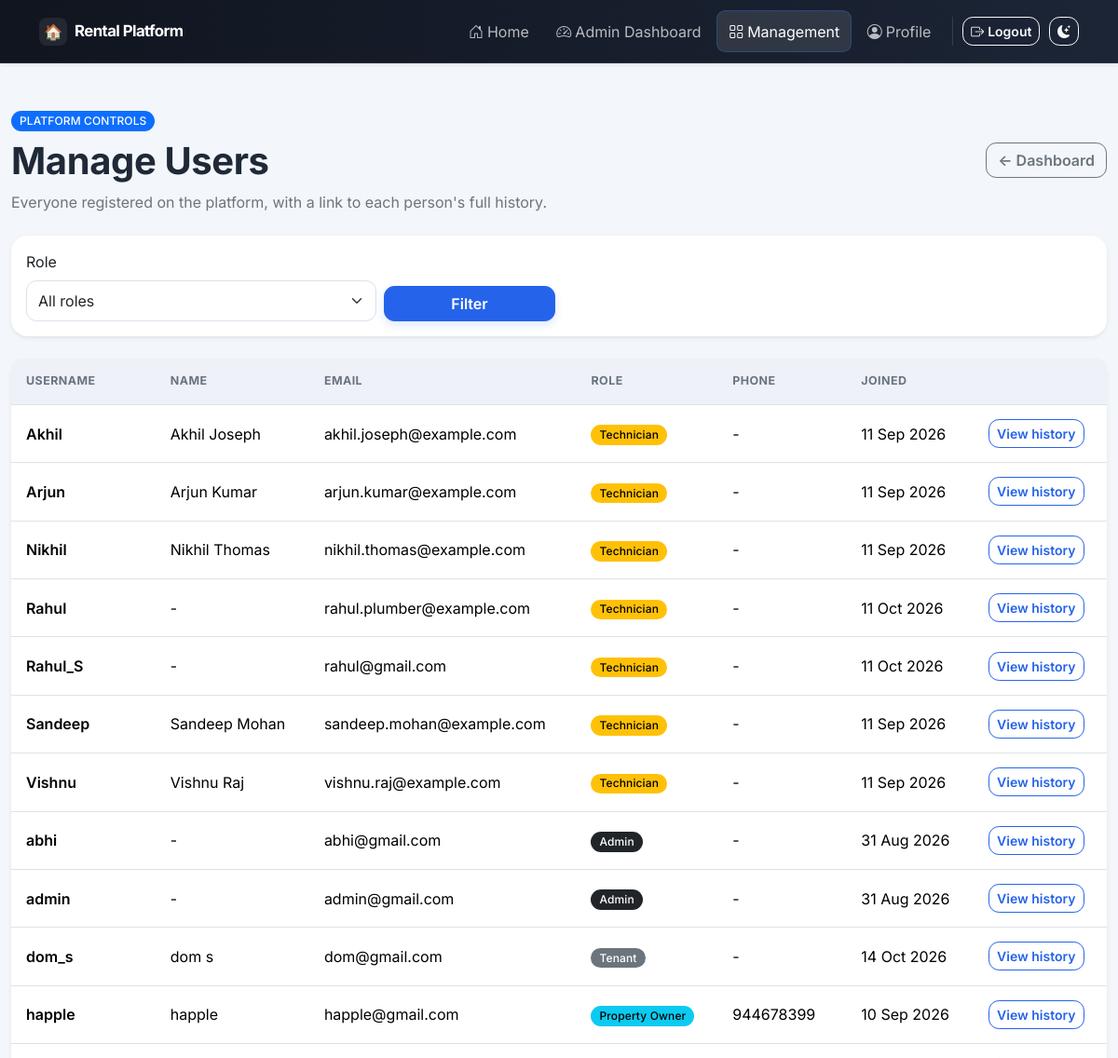
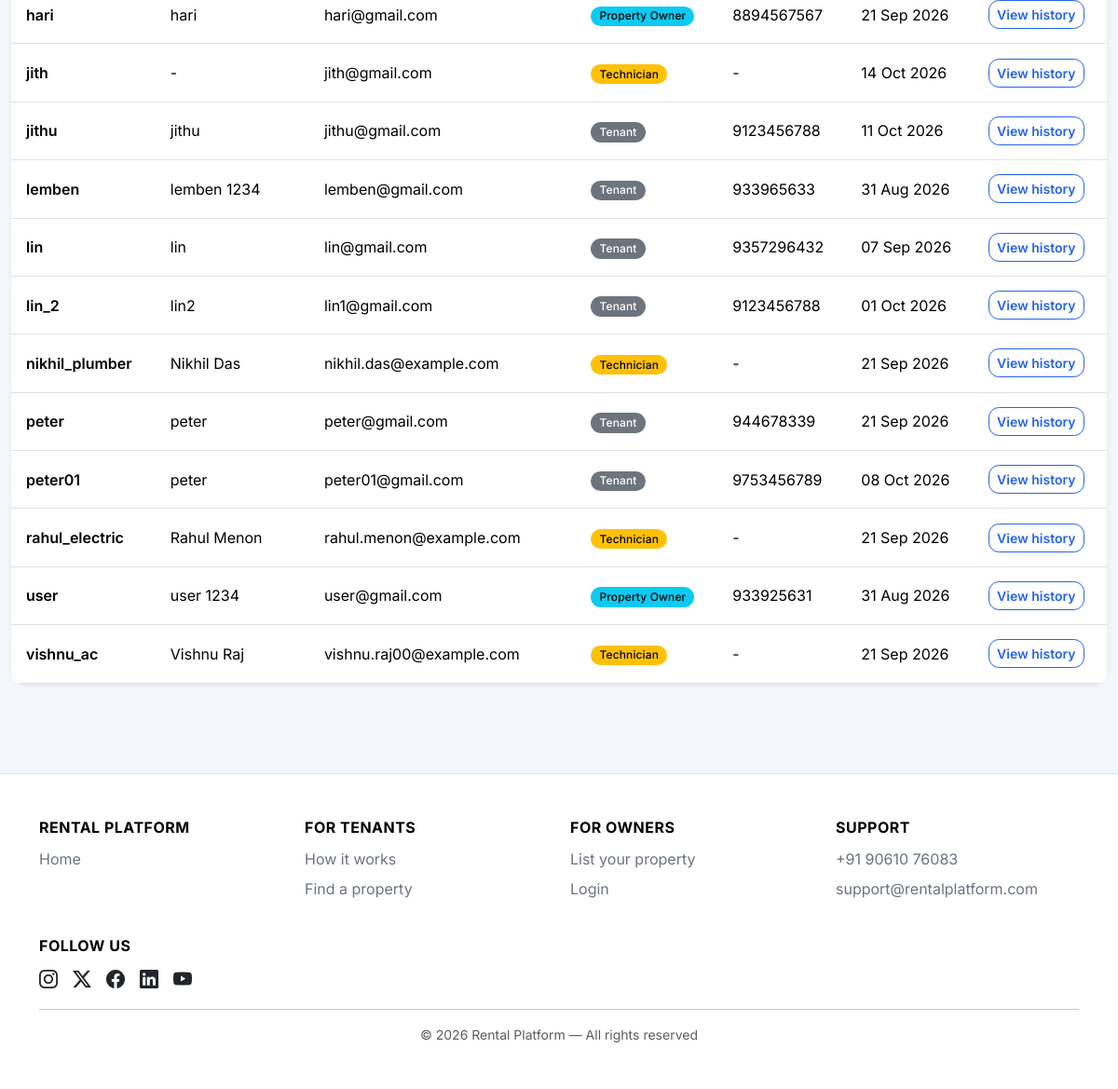
Page /admin-dashboard/users/ (signed in) on the committed database (2 pictures, top to bottom).
### accounts/models.py (models this page shows, shortened)
class User(AbstractUser):
    class Role(models.TextChoices):
        ADMIN = "ADMIN", "Admin"
        OWNER = "OWNER", "Property Owner"
        TENANT = "TENANT", "Tenant"
        TECHNICIAN = "TECHNICIAN", "Technician"
    email = models.EmailField(unique=True)
    phone = models.CharField(max_length=15, blank=True)
    profile_image = models.ImageField(upload_to="profiles/", blank=True, null=True)
    role = models.CharField(max_length=10, choices=Role.choices, default=Role.TENANT)

### core/views.py (the view)
# urls.py: path("admin-dashboard/users/", views.admin_users, name="admin_users"),
@login_required
def admin_users(request):
    if not _admin_only(request):
        messages.error(request, "Admin access is required.")
        return redirect("accounts:dashboard")
    users = User.objects.all().order_by("username")
    role = request.GET.get("role", "").strip()
    if role in dict(User.Role.choices):
        users = users.filter(role=role)
    return render(request, "core/admin_users.html", {
        "users": users,
        "roles": User.Role.choices,
        "selected_role": role,
    })

### core/views.py (called while the page is built)
def _admin_only(request):
    return request.user.is_authenticated and (request.user.is_superuser or request.user.role == User.Role.ADMIN)

### templates/core/admin_users.html (shortened to what this page needs)
{% extends "base.html" %}
{% block content %}
<div class="container py-5">
  <div class="d-flex flex-wrap justify-content-between align-items-center gap-3 mb-4">
    <div>
      <span class="badge text-bg-primary">PLATFORM CONTROLS</span>
      <h1 class="fw-bold mt-2">Manage Users</h1>
      <p class="text-secondary mb-0">Everyone registered on the platform, with a link to each person's full history.</p>
    </div>
    <a class="btn btn-outline-secondary" href="{% url 'core:admin_dashboard' %}">&larr; Dashboard</a>
  </div>
  <form class="card border-0 shadow-sm p-3 mb-4" method="get">
    <div class="row g-2 align-items-end">
      <div class="col-md-4">
        <label class="form-label">Role</label>
        <select name="role" class="form-select">
          <option value="">All roles</option>
        </select>
      </div>
      <div class="col-md-2"><button class="btn btn-primary w-100">Filter</button></div>
    </div>
  </form>
  <div class="card border-0 shadow-sm">
    <div class="table-responsive">
      <table class="table align-middle mb-0">
        <thead>
          <tr><th>Username</th><th>Name</th><th>Email</th><th>Role</th><th>Phone</th><th>Joined</th><th></th></tr>
        </thead>
        <tbody>
          {% for account in users %}
          <tr>
            <td class="fw-semibold">{{ account.username }}</td>
            <td>{{ account.get_full_name|default:"-" }}</td>
            <td>{{ account.email }}</td>
            <td>
              <span class="badge {% if account.role == 'ADMIN' %}text-bg-dark{% elif account.role == 'OWNER' %}text-bg-info{% elif account.role == 'TECHNICIAN' %}text-bg-warning{% else %}text-bg-secondary{% endif %}">
                {{ account.get_role_display }}
              </span>
            </td>
            <td>{{ account.phone|default:"-" }}</td>
            <td>{{ account.date_joined|date:"d M Y" }}</td>
            <td><a class="btn btn-sm btn-outline-primary" href="{% url 'core:admin_user_detail' account.pk %}">View history</a></td>
          </tr>
          {% empty %}
          <tr><td colspan="7" class="text-center text-secondary py-5">No users found.</td></tr>
          {% endfor %}
        </tbody>
      </table>
    </div>
  </div>
</div>
{% endblock %}

### static/css/style.css (style rules this page uses)
:root { --brand-primary: #2f6feb; --brand-primary-dark: #244fb0; --brand-accent: #10b981; --brand-warning: #f59e0b; --brand-danger: #ef4444; --brand-bg: #f6f8fb; --brand-card-border: #e7ebf1; --brand-text: #1f2937; --brand-text-muted: #6b7280; --brand-surface: #ffffff; --brand-surface-alt: #eef2f8; --brand-hero-start: #eaf1ff; --brand-hero-middle: #f5faff; --brand-hero-end: #ffffff; --radius-lg: 1rem; --radius-md: 0.65rem; --shadow-soft: 0 4px 16px rgba(17, 24, 39, 0.06); --shadow-hover: 0 10px 24px rgba(17, 24, 39, 0.12); }
body { min-height: 100vh; background-color: var(--brand-bg); color: var(--brand-text); font-family: "Inter", -apple-system, BlinkMacSystemFont, "Segoe UI", Roboto, sans-serif; }
h1, h2, h3, h4, h5, h6 { font-family: "Inter", -apple-system, BlinkMacSystemFont, "Segoe UI", Roboto, sans-serif; letter-spacing: -0.01em; }
.btn { border-radius: var(--radius-md); font-weight: 500; transition: transform 0.12s ease, box-shadow 0.12s ease, background-color 0.12s ease, border-color 0.12s ease; }
.btn-primary { background-color: var(--brand-primary); border-color: var(--brand-primary); }
.btn-outline-primary { color: var(--brand-primary); border-color: var(--brand-primary); }
.btn-outline-secondary, .btn-outline-danger, .btn-outline-light { font-weight: 500; }
.card { border-radius: var(--radius-lg); border: 1px solid var(--brand-card-border); box-shadow: var(--shadow-soft); transition: box-shadow 0.15s ease, transform 0.15s ease; }
form input, form select, form textarea { width: 100%; padding: 10px 12px; border: 1px solid var(--bs-border-color); border-radius: var(--radius-md); background-color: var(--bs-body-bg); color: var(--bs-body-color); }
.table { border-radius: var(--radius-md); overflow: hidden; }
.table td { vertical-align: middle; }
.table thead { --bs-table-bg: var(--brand-surface-alt); }
.badge { border-radius: 999px; font-weight: 500; padding: 0.4em 0.75em; }
:root { --brand-primary: #2563eb; --brand-primary-dark: #1d4ed8; --brand-accent: #0f9f8f; --brand-bg: #f3f6fb; --brand-card-border: #e3e9f2; --radius-lg: 1.1rem; --shadow-soft: 0 8px 26px rgba(15, 23, 42, .055); --shadow-hover: 0 16px 34px rgba(15, 23, 42, .11); }
main > .container { max-width: 1240px; }
.card, .workflow-card, .hero-panel, .empty-state-card { border-radius: var(--radius-lg) !important; }
.card { border: 1px solid var(--brand-card-border); box-shadow: var(--shadow-soft); }
.btn { border-radius: .7rem; font-weight: 600; transition: transform .16s ease, box-shadow .16s ease, background .16s ease; }
.btn-primary { box-shadow: 0 4px 10px rgba(37, 99, 235, .15); }
.form-control, .form-select { min-height: 44px; border-radius: .7rem; border-color: #d9e1ec; }
.table thead th { background: var(--brand-surface-alt); color: var(--brand-text-muted); font-size: .78rem; font-weight: 700; letter-spacing: .035em; text-transform: uppercase; white-space: nowrap; }
.table > :not(caption) > * > * { padding: .95rem 1rem; }
.badge { letter-spacing: .01em; }

### rows in the picture
User: username "Akhil", get_full_name "Akhil Joseph", email "akhil.joseph@example.com", role "Technician", phone "-", date_joined "11 Sep 2026"
User: username "Arjun", get_full_name "Arjun Kumar", email "arjun.kumar@example.com", role "Technician", phone "-", date_joined "11 Sep 2026"
User: username "Nikhil", get_full_name "Nikhil Thomas", email "nikhil.thomas@example.com", role "Technician", phone "-", date_joined "11 Sep 2026"
User: username "Rahul", get_full_name "-", email "rahul.plumber@example.com", role "Technician", phone "-", date_joined "11 Oct 2026"
User: username "Rahul_S", get_full_name "-", email "rahul@gmail.com", role "Technician", phone "-", date_joined "11 Oct 2026"
User: username "Sandeep", get_full_name "Sandeep Mohan", email "sandeep.mohan@example.com", role "Technician", phone "-", date_joined "11 Sep 2026"
User: username "Vishnu", get_full_name "Vishnu Raj", email "vishnu.raj@example.com", role "Technician", phone "-", date_joined "11 Sep 2026"
User: username "abhi", get_full_name "-", email "abhi@gmail.com", role "Admin", phone "-", date_joined "31 Aug 2026"
User: username "admin", get_full_name "-", email "admin@gmail.com", role "Admin", phone "-", date_joined "31 Aug 2026"
User: username "dom_s", get_full_name "dom s", email "dom@gmail.com", role "Tenant", phone "-", date_joined "14 Oct 2026"
User: username "happle", get_full_name "happle", email "happle@gmail.com", role "Property Owner", phone "944678399", date_joined "10 Sep 2026"
User: username "hari", get_full_name "hari", email "hari@gmail.com", role "Property Owner", phone "8894567567", date_joined "21 Sep 2026"
User: username "jith", get_full_name "-", email "jith@gmail.com", role "Technician", phone "-", date_joined "14 Oct 2026"
User: username "jithu", get_full_name "jithu", email "jithu@gmail.com", role "Tenant", phone "9123456788", date_joined "11 Oct 2026"
User: username "lemben", get_full_name "lemben 1234", email "lemben@gmail.com", role "Tenant", phone "933965633", date_joined "31 Aug 2026"
User: username "lin", get_full_name "lin", email "lin@gmail.com", role "Tenant", phone "9357296432", date_joined "07 Sep 2026"
User: username "lin_2", get_full_name "lin2", email "lin1@gmail.com", role "Tenant", phone "9123456788", date_joined "01 Oct 2026"
User: username "nikhil_plumber", get_full_name "Nikhil Das", email "nikhil.das@example.com", role "Technician", phone "-", date_joined "21 Sep 2026"
User: username "peter", get_full_name "peter", email "peter@gmail.com", role "Tenant", phone "944678339", date_joined "21 Sep 2026"
User: username "peter01", get_full_name "peter", email "peter01@gmail.com", role "Tenant", phone "9753456789", date_joined "08 Oct 2026"
User: username "rahul_electric", get_full_name "Rahul Menon", email "rahul.menon@example.com", role "Technician", phone "-", date_joined "21 Sep 2026"
User: username "user", get_full_name "user 1234", email "user@gmail.com", role "Property Owner", phone "933925631", date_joined "31 Aug 2026"
User: username "vishnu_ac", get_full_name "Vishnu Raj", email "vishnu.raj00@example.com", role "Technician", phone "-", date_joined "21 Sep 2026"
